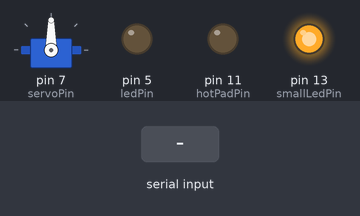
The sketch below on a simulated Arduino Uno, built with avr-gcc and run on an emulated ATmega328P. Parts: servo, output pins drawn as LEDs (lit = HIGH). Inputs (shaded band) come from the test bench.

Above: at 1.2 s.
1.3 s: "1" received over Serial
At 1.6 s:
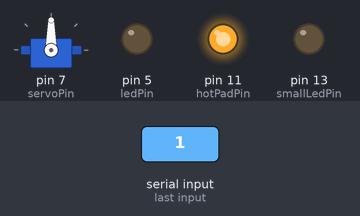
2.8 s: "2" received over Serial
At 4.0 s:
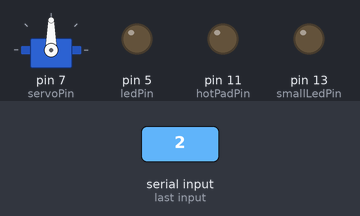
4.3 s: "6" received over Serial
At 5.4 s:
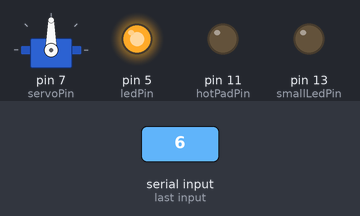
5.8 s: "1" received over Serial
At 6.3 s:
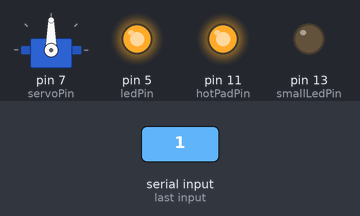
7.3 s: "7" received over Serial
At 7.6 s:
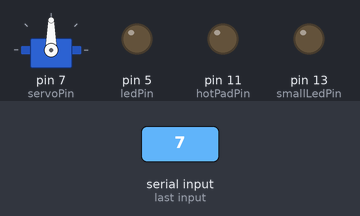
8.8 s: "3" received over Serial
At 9.7 s:
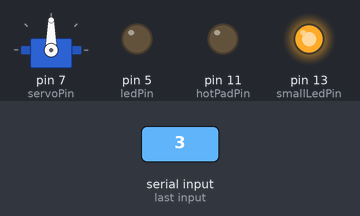
Timing chart, 0 to 11.3 s (numbered marks = the images above; inputs shaded):
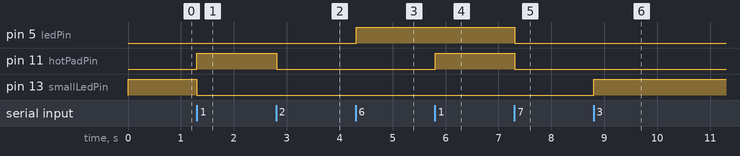

The sketch:

garliCode2.ino
```cpp
/*Controls Garlic Bread robot based on serial input
 * Char '1': Turns on the hot plate
 * 2: Turns off hot plate
 * 3: Turns the servo to its limit in one direction
 * 4: Turns the servo to the limit in the opposite direction
 * 5: Centers the servo
 * 6: Turns on the LED - ideally an indicator when the bread is finished and must be replace
 * 7: Resets - servo to center, LED and hot plate off - send before replacing bread
 * all else: nothing occurs
 *
 * Apologies for the hacky code
 */


int hotPadPin = 11;
int servoPin = 7;
char val; // holds character received from serial
int ledPin = 5;
int smallLedPin = 13;
int smallLedOn = 0;


#include <Servo.h>

Servo myservo;  // create servo object to control a servo


int pos = 0;    // variable to store the servo position
int lastPos = pos;

void setup()
{
  myservo.attach(servoPin);  // attaches the servo on pin 7 to the servo object
  pinMode(ledPin, OUTPUT);
  pinMode(hotPadPin, OUTPUT);
  pinMode(smallLedPin, OUTPUT);
  Serial.begin(9600);
}


void loop()
{
  if (Serial.available()) {
    val = Serial.read(); // continually read Serial. If no new serial data is sent, the previous byte's command is executed
                         // This is fine. Servo will stay at commanded position, LED and hot plate state will remain
  }

  if (val == '1') {

    digitalWrite(hotPadPin, HIGH);
    digitalWrite(smallLedPin, LOW);

  } else if (val == '2') {

    digitalWrite(hotPadPin, LOW);

  } else if (val == '3' && lastPos > 170) {

    for(pos = lastPos; pos < 180; pos += 1)   // smoothly move servo, easier on robot structure
     {
       myservo.write(pos);
       delay(15);                // waits 15ms for the servo to reach the position. reduces jitter
     }
     lastPos = pos;

  } else if (val == '4' && lastPos < 10) {

     for(pos = lastPos; pos>=1; pos-=1)
     {
       myservo.write(pos);
       delay(15);
     }
     lastPos = pos;

  } else if (val == '5' && lastPos > 80 && lastPos < 100) {

    if (lastPos > 90) {
      for(pos = lastPos; pos>=90; pos-=1)
      {
       myservo.write(pos);
       delay(15);
      }
      lastPos = pos;

    } else if (lastPos < 90) {
      for(pos = lastPos; pos>90; pos+=1)
      {
       myservo.write(pos);
       delay(15);
      }
      lastPos = pos;
    }
  } else if (val == '6') {

    digitalWrite(ledPin, HIGH);

  } else if (val == '7') {

    digitalWrite(hotPadPin, LOW);
    digitalWrite(ledPin, LOW);
    digitalWrite(smallLedPin, LOW);
    smallLedOn = 0;

    if (lastPos > 90) {
      for(pos = lastPos; pos>=90; pos-=1)
      {
       myservo.write(pos);
       delay(15);
      }
      lastPos = 90;
    } else if (lastPos < 90) {
      for(pos = lastPos; pos>90; pos+=1)
      {
       myservo.write(pos);
       delay(15);
      }
      lastPos = 90;
    }

 // when there's not a serial signal
 } else {

   if (smallLedOn == 0) {

     digitalWrite(smallLedPin, HIGH);
     smallLedOn = 1;

   }

 }
 delay(10);

}
```

Measured:
- after the input at 1.3 s, pin 11 (hotPadPin): LOW → HIGH at once; pin 13 (smallLedPin): HIGH → LOW at once
- after the input at 2.8 s, pin 11 (hotPadPin): HIGH → LOW at once
- after the input at 4.3 s, pin 5 (ledPin): LOW → HIGH at once
- after the input at 5.8 s, pin 11 (hotPadPin): LOW → HIGH at once
- after the input at 7.3 s, pin 5 (ledPin), pin 11 (hotPadPin): HIGH → LOW at once
- after the input at 8.8 s, pin 13 (smallLedPin): LOW → HIGH at once
